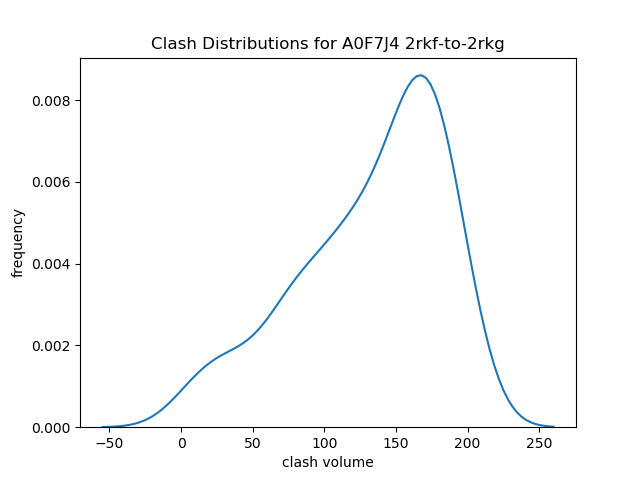

Write Python code to recreate this figure.
"""
The purpose of this code is to set the train, val, and test data sets
It can be run on sherlock using

ml load chemistry
ml load schrodinger
$SCHRODINGER/run python3 clash_analysis.py all /oak/stanford/groups/rondror/projects/combind/flexibility/atom3d/refined_random.txt /home/users/sidhikab/lig_clash_score/src/data/run /oak/stanford/groups/rondror/projects/combind/flexibility/atom3d/raw /home/users/sidhikab/lig_clash_score/reports/figures /oak/stanford/groups/rondror/projects/combind/flexibility/atom3d/combined.csv
$SCHRODINGER/run python3 clash_analysis.py group /oak/stanford/groups/rondror/projects/combind/flexibility/atom3d/refined_random.txt /home/users/sidhikab/lig_clash_score/src/data/run /oak/stanford/groups/rondror/projects/combind/flexibility/atom3d/raw /home/users/sidhikab/lig_clash_score/reports/figures /oak/stanford/groups/rondror/projects/combind/flexibility/atom3d/combined.csv
$SCHRODINGER/run python3 clash_analysis.py check /oak/stanford/groups/rondror/projects/combind/flexibility/atom3d/refined_random.txt /home/users/sidhikab/lig_clash_score/src/data/run /oak/stanford/groups/rondror/projects/combind/flexibility/atom3d/raw /home/users/sidhikab/lig_clash_score/reports/figures /oak/stanford/groups/rondror/projects/combind/flexibility/atom3d/combined.csv
$SCHRODINGER/run python3 clash_analysis.py analyze /oak/stanford/groups/rondror/projects/combind/flexibility/atom3d/refined_random.txt /home/users/sidhikab/lig_clash_score/src/data/run /oak/stanford/groups/rondror/projects/combind/flexibility/atom3d/raw /home/users/sidhikab/lig_clash_score/reports/figures /oak/stanford/groups/rondror/projects/combind/flexibility/atom3d/combined.csv
$SCHRODINGER/run python3 clash_analysis.py all_glide_data /oak/stanford/groups/rondror/projects/combind/flexibility/atom3d/refined_random.txt /home/users/sidhikab/lig_clash_score/src/data/run /oak/stanford/groups/rondror/projects/combind/flexibility/atom3d/raw /home/users/sidhikab/lig_clash_score/reports/figures /oak/stanford/groups/rondror/projects/combind/flexibility/atom3d/combined.csv
$SCHRODINGER/run python3 clash_analysis.py group_glide_data /oak/stanford/groups/rondror/projects/combind/flexibility/atom3d/refined_random.txt /home/users/sidhikab/lig_clash_score/src/data/run /oak/stanford/groups/rondror/projects/combind/flexibility/atom3d/raw /home/users/sidhikab/lig_clash_score/reports/figures /oak/stanford/groups/rondror/projects/combind/flexibility/atom3d/combined.csv --index 0
$SCHRODINGER/run python3 clash_analysis.py check_glide_data /oak/stanford/groups/rondror/projects/combind/flexibility/atom3d/refined_random.txt /home/users/sidhikab/lig_clash_score/src/data/run /oak/stanford/groups/rondror/projects/combind/flexibility/atom3d/raw /home/users/sidhikab/lig_clash_score/reports/figures /oak/stanford/groups/rondror/projects/combind/flexibility/atom3d/combined.csv
$SCHRODINGER/run python3 clash_analysis.py graph /oak/stanford/groups/rondror/projects/combind/flexibility/atom3d/refined_random.txt /home/users/sidhikab/lig_clash_score/src/data/run /oak/stanford/groups/rondror/projects/combind/flexibility/atom3d/raw /home/users/sidhikab/lig_clash_score/reports/figures /oak/stanford/groups/rondror/projects/combind/flexibility/atom3d/combined.csv
$SCHRODINGER/run python3 clash_analysis.py index /oak/stanford/groups/rondror/projects/combind/flexibility/atom3d/refined_random.txt /home/users/sidhikab/lig_clash_score/src/data/run /oak/stanford/groups/rondror/projects/combind/flexibility/atom3d/raw /home/users/sidhikab/lig_clash_score/reports/figures /oak/stanford/groups/rondror/projects/combind/flexibility/atom3d/combined.csv --clash_prot_file /oak/stanford/groups/rondror/projects/combind/flexibility/atom3d/refined_random_clash.txt --non_clash_prot_file /oak/stanford/groups/rondror/projects/combind/flexibility/atom3d/refined_random_non_clash.txt
"""

import argparse
import os
import schrodinger.structutils.interactions.steric_clash as steric_clash
from schrodinger.structure import StructureReader
import pickle
import seaborn as sns
from tqdm import tqdm
import pandas as pd
import matplotlib.pyplot as plt

def get_label(pdb, label_df):
    """
    searches for pdb's rmsd in combined rmsd df
    :param pdb: (string) {target}_lig{id}
    :param label_df: (df) combined rmsd df
    :return: (float) rmsd value
    """
    return label_df[label_df['target'] == pdb]['rmsd'].iloc[0]

def get_prots(docked_prot_file):
    """
    gets list of all protein, target ligands, and starting ligands in the index file
    :param docked_prot_file: (string) file listing proteins to process
    :return: process (list) list of all protein, target ligands, and starting ligands to process
    """
    process = []
    with open(docked_prot_file) as fp:
        for line in fp:
            if line[0] == '#': continue
            protein, target, start = line.strip().split()
            process.append((protein, target, start))

    return process

def group_files(n, process):
    """
    groups pairs into sublists of size n
    :param n: (int) sublist size
    :param process: (list) list of pairs to process
    :return: grouped_files (list) list of sublists of pairs
    """
    grouped_files = []

    for i in range(0, len(process), n):
        grouped_files += [process[i: i + n]]

    return grouped_files

def get_glide_data(glide_dir):
    glide_data = {}
    for file in os.listdir(glide_dir):
        infile = open(os.path.join(glide_dir, file), 'rb')
        group_glide_dict = pickle.load(infile)
        infile.close()
        glide_data.update(group_glide_dict)

    return glide_data

def run_all(docked_prot_file, run_path, raw_root, save_path, label_file, clash_n, grouped_files):
    """
    submits sbatch script to check mean distance of displacement for decoys for each protein, target, start group
    :param docked_prot_file: (string) file listing proteins to process
    :param run_path: (string) directory where script and output files will be written
    :param raw_root: (string) directory where raw data will be placed
    :param data_root: (string) pdbbind directory where raw data will be obtained
    :param grouped_files: (list) list of protein, target, start groups
    :return:
    """
    for i, group in enumerate(grouped_files):
        cmd = 'sbatch -p owners -t 1:00:00 -o {} --wrap="$SCHRODINGER/run python3 clash_analysis.py group {} {} {} {} {} ' \
              '--clash_n {} --index {}"'
        os.system(cmd.format(os.path.join(run_path, 'clash{}.out'.format(i)), docked_prot_file,
                             run_path, raw_root, save_path, label_file, clash_n, i))

def run_group(grouped_files, raw_root, index, clash_dir):
    """
    checks mean distance of displacement for decoys for each protein, target, start group
    :param grouped_files: (list) list of protein, target, start groups
    :param raw_root: (string) directory where raw data will be placed
    :param index: (int) group number
    :param dist_dir: (string) directiory to place distances
    :param max_poses: (int) maximum number of glide poses considered
    :param max_decoys: (int) maximum number of decoys created per glide pose
    :return:
    """
    clash_dict = {}
    for protein, target, start in grouped_files[index]:
        protein_path = os.path.join(raw_root, protein)
        pair_path = os.path.join(protein_path, '{}-to-{}'.format(target, start))
        pose_path = os.path.join(pair_path, 'ligand_poses')
        struct_path = os.path.join(pair_path, '{}_prot.mae'.format(start))
        lig_path = os.path.join(pose_path, '{}_lig0.mae'.format(target))
        s1 = list(StructureReader(struct_path))[0]
        lig = list(StructureReader(lig_path))[0]
        clash_dict[(protein, target, start)] = steric_clash.clash_volume(s1, struc2=lig)

    outfile = open(os.path.join(clash_dir, '{}.pkl'.format(index)), 'wb')
    pickle.dump(clash_dict, outfile)

def run_check(grouped_files, clash_dir):
    """
    check if all dist files created and if all means are appropriate
    :param grouped_files: (list) list of protein, target, start groups
    :param dist_dir: (string) directiory to place distances
    :return:
    """
    if len(os.listdir(clash_dir)) != len(grouped_files):
        print('Not all files created')
    else:
        print('All files created')

def run_all_glide_data(docked_prot_file, run_path, raw_root, save_path, label_file, glide_n, grouped_files):
    """
    submits sbatch script to check mean distance of displacement for decoys for each protein, target, start group
    :param docked_prot_file: (string) file listing proteins to process
    :param run_path: (string) directory where script and output files will be written
    :param raw_root: (string) directory where raw data will be placed
    :param data_root: (string) pdbbind directory where raw data will be obtained
    :param grouped_files: (list) list of protein, target, start groups
    :return:
    """
    for i, group in enumerate(grouped_files):
        cmd = 'sbatch -p owners -t 1:00:00 -o {} --wrap="$SCHRODINGER/run python3 clash_analysis.py group_glide_data ' \
              '{} {} {} {} {} --glide_n {} --index {}"'
        os.system(cmd.format(os.path.join(run_path, 'glide{}.out'.format(i)), docked_prot_file,
                             run_path, raw_root, save_path, label_file, glide_n, i))

def run_group_glide_data(grouped_files, label_df, index, glide_dir, max_poses):
    glide_data = {}
    for protein, target, start in tqdm(grouped_files[index], desc='gnn dict group'):
        if target not in glide_data:
            glide_data[(protein, target, start)] = []

        for i in range(1, max_poses):
            pdb_code = '{}_lig{}'.format(target, i)
            if len(label_df[label_df['target'] == pdb_code]) != 0:
                # insert pdb code (index 0), glide rank (index 1), rmsd (index 2)
                glide_data[(protein, target, start)].append((pdb_code, i, get_label(pdb_code, label_df)))

    outfile = open(os.path.join(glide_dir, '{}.pkl'.format(index)), 'wb')
    pickle.dump(glide_data, outfile)

def run_check_glide_data(grouped_files, glide_dir):
    unfinished = []
    for i in range(len(grouped_files)):
        if not os.path.exists(os.path.join(glide_dir, '{}.pkl'.format(i))):
            unfinished.append(i)

    print('Missing:', len(unfinished), '/', len(grouped_files))
    print(unfinished)

def run_analyze(combined, save_path):
    sort_clash = sorted(combined.items(), key=lambda x: x[1], reverse=True)

    ax = sns.distplot([i[1] for i in sort_clash])
    fig = ax.get_figure()
    fig.savefig(os.path.join(save_path, 'clash_analysis.png'))

    for i in range(5):
        print(sort_clash[i])

    print()

    for i in range(-1, -6, -1):
        print(sort_clash[i])

    print()
    found = 0

    for i in range(len(sort_clash)):
        if sort_clash[i][1] > 200:
            found += 1

    print('fraction over 200', found / len(sort_clash))
    print('num over 200', found)
    print('total', len(sort_clash))

    for i in range(len(sort_clash)):
        if sort_clash[i][1] > 40:
            found += 1

    print('fraction over 40', found / len(sort_clash))
    print('num over 40', found)
    print('total', len(sort_clash))

def run_graph(combined, glide_data, save_path, cutoff):
    sort_clash = sorted(combined.items(), key=lambda x: x[1])

    clash_ordered_accuracies = {}
    ordered_pairs = []

    for group, clash in sort_clash:
        clash_ordered_accuracies[group] = min(glide_data[group], key=lambda x: x[2])[2]
        accuracy_ls = [1 for x in clash_ordered_accuracies if clash_ordered_accuracies[x] < cutoff]
        ordered_pairs.append((clash, sum(accuracy_ls) / len(clash_ordered_accuracies)))

    fig, ax = plt.subplots()
    ax.plot([x[0] for x in ordered_pairs], [x[1] for x in ordered_pairs])

    ax.set(xlabel='clash volume', ylabel='cumulative accuracy',
           title='clash volume vs cumulative accuracy')
    ax.grid()

    fig.savefig(os.path.join(save_path, 'clash_vs_accuracy.png'))

    sort_clash = sorted(combined.items(), key=lambda x: x[1], reverse=True)

    clash_ordered_accuracies = {}
    ordered_pairs = []

    for group, clash in sort_clash:
        clash_ordered_accuracies[group] = min(glide_data[group], key=lambda x: x[2])[2]
        accuracy_ls = [1 for x in clash_ordered_accuracies if clash_ordered_accuracies[x] < cutoff]
        ordered_pairs.append((clash, sum(accuracy_ls) / len(clash_ordered_accuracies)))

    fig, ax = plt.subplots()
    ax.plot([x[0] for x in ordered_pairs], [x[1] for x in ordered_pairs])

    ax.set(xlabel='clash volume', ylabel='cumulative accuracy',
           title='clash volume vs cumulative accuracy')
    ax.grid()

    fig.savefig(os.path.join(save_path, 'clash_vs_accuracy_reverse.png'))

def main():
    parser = argparse.ArgumentParser()
    parser.add_argument('task', type=str, help='either all, group, check, analyze')
    parser.add_argument('docked_prot_file', type=str, help='file listing proteins to process')
    parser.add_argument('run_path', type=str, help='directory where script and output files will be written')
    parser.add_argument('raw_root', type=str, help='directory where raw data will be placed')
    parser.add_argument('save_path', type=str, help='directory where graph will be placed')
    parser.add_argument('label_file', type=str, help='file with rmsd labels')
    parser.add_argument('--index', type=int, default=-1, help='for group task, group number')
    parser.add_argument('--clash_dir', type=str, default=os.path.join(os.getcwd(), 'clash'),
                        help='for all_dist_check and group_dist_check task, directiory to place distances')
    parser.add_argument('--clash_n', type=int, default=100, help='number of protein, target, start groups processed in '
                                                         'group task')
    parser.add_argument('--glide_n', type=int, default=3, help='number of protein, target, start groups processed in '
                                                                 'group_glide_data task')
    parser.add_argument('--glide_dir', type=str, default=os.path.join(os.getcwd(), 'glide'),
                        help='directory in which gnn data saved')
    parser.add_argument('--max_poses', type=int, default=100, help='maximum number of glide poses considered')
    parser.add_argument('--rmsd_cutoff', type=int, default=2, help='rmsd accuracy cutoff between predicted ligand pose and '
                                                              'true ligand pose')
    parser.add_argument('--clash_cutoff', type=int, default=40, help='rmsd accuracy cutoff between predicted ligand pose and '
                                                              'true ligand pose')
    parser.add_argument('--clash_prot_file', type=str, default=os.path.join(os.getcwd(), 'index.txt'),
                        help='for update task, name of prot file where clashing pairs will be placed')
    parser.add_argument('--non_clash_prot_file', type=str, default=os.path.join(os.getcwd(), 'index.txt'),
                        help='for update task, name of prot file where non-clashing pairs will be placed')
    args = parser.parse_args()

    if not os.path.exists(args.run_path):
        os.mkdir(args.run_path)

    if not os.path.exists(args.clash_dir):
        os.mkdir(args.clash_dir)

    if not os.path.exists(args.glide_dir):
        os.mkdir(args.glide_dir)

    label_df = pd.read_csv(args.label_file)

    if args.task == 'all':
        process = get_prots(args.docked_prot_file)
        grouped_files = group_files(args.n, process)
        run_all(args.docked_prot_file, args.run_path, args.raw_root, args.save_path, args.label_file, args.clash_n,
                grouped_files)

    elif args.task == 'group':
        process = get_prots(args.docked_prot_file)
        grouped_files = group_files(args.n, process)
        run_group(grouped_files, args.raw_root, args.index, args.clash_dir)

    elif args.task == 'check':
        process = get_prots(args.docked_prot_file)
        grouped_files = group_files(args.n, process)
        run_check(grouped_files, args.clash_dir)

    elif args.task == 'all_glide_data':
        combined = {}
        for file in os.listdir(args.clash_dir):
            infile = open(os.path.join(args.clash_dir, file), 'rb')
            clash_dict = pickle.load(infile)
            infile.close()
            combined.update(clash_dict)
        grouped_files = group_files(args.glide_n, list(combined.keys()))
        run_all_glide_data(args.docked_prot_file, args.run_path, args.raw_root, args.save_path, args.label_file,
                           args.glide_n, grouped_files)

    elif args.task == 'group_glide_data':
        combined = {}
        for file in os.listdir(args.clash_dir):
            infile = open(os.path.join(args.clash_dir, file), 'rb')
            clash_dict = pickle.load(infile)
            infile.close()
            combined.update(clash_dict)
        grouped_files = group_files(args.glide_n, list(combined.keys()))
        print(len(grouped_files))
        run_group_glide_data(grouped_files, label_df, args.index, args.glide_dir, args.max_poses)

    elif args.task == 'check_glide_data':
        combined = {}
        for file in os.listdir(args.clash_dir):
            infile = open(os.path.join(args.clash_dir, file), 'rb')
            clash_dict = pickle.load(infile)
            infile.close()
            combined.update(clash_dict)
        grouped_files = group_files(args.glide_n, list(combined.keys()))
        run_check_glide_data(grouped_files, args.glide_dir)

    if args.task == 'analyze':
        combined = {}
        for file in os.listdir(args.clash_dir):
            infile = open(os.path.join(args.clash_dir, file), 'rb')
            clash_dict = pickle.load(infile)
            infile.close()
            combined.update(clash_dict)
        run_analyze(combined, args.save_path)

    if args.task == 'graph':
        combined = {}
        for file in os.listdir(args.clash_dir):
            infile = open(os.path.join(args.clash_dir, file), 'rb')
            clash_dict = pickle.load(infile)
            infile.close()
            combined.update(clash_dict)

        glide_data = get_glide_data(args.glide_dir)
        run_graph(combined, glide_data, args.save_path, args.rmsd_cutoff)

    if args.task == 'index':
        combined = {}
        for file in os.listdir(args.clash_dir):
            infile = open(os.path.join(args.clash_dir, file), 'rb')
            clash_dict = pickle.load(infile)
            infile.close()
            combined.update(clash_dict)

        clash_text = []
        non_clash_text = []
        for protein, target, start in tqdm(combined, desc='protein, target, start groups'):
            if combined[(protein, target, start)] > args.clash_cutoff:
                clash_text.append('{} {} {}\n'.format(protein, target, start))
            else:
                non_clash_text.append('{} {} {}\n'.format(protein, target, start))

        file = open(args.clash_prot_file, "w")
        file.writelines(clash_text)
        file.close()
        file = open(args.non_clash_prot_file, "w")
        file.writelines(non_clash_text)
        file.close()

if __name__=="__main__":
    main()